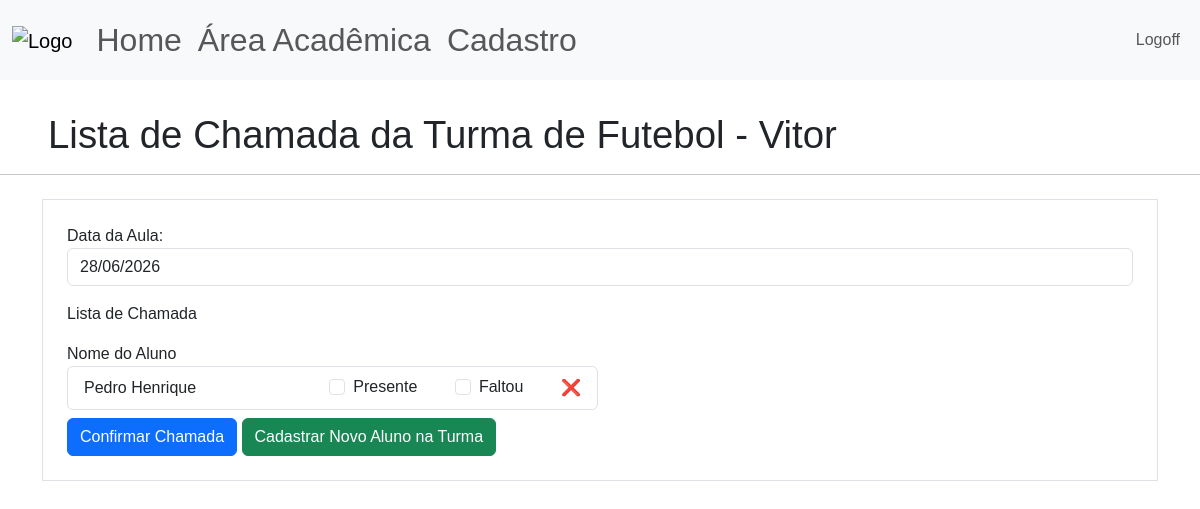
Screenshot of /area-academica/turmas/chamada/Turma de Futebol - Vitor (signed in) with the database file from the repository.
### site_verbo_amar/models.py (models this page shows)
class Turma(database.Model):
    id = database.Column(database.Integer, primary_key=True)
    nome_turma = database.Column(database.String, nullable=False, unique=True)
    id_professor = database.Column(database.Integer,nullable=False)
    id_atividade = database.Column(database.Integer,nullable=False)
    id_aluno = database.Column(database.String, nullable=False)

class Aluno(database.Model):
    id = database.Column(database.Integer, primary_key=True)
    nome_completo = database.Column(database.String, nullable=False)
    sexo = database.Column(database.String, nullable=False)
    data_nascimento = database.Column(database.DateTime, nullable=False)

### site_verbo_amar/routes.py (the view, shortened to what this page needs)
@app.route("/area-academica/turmas/chamada/<nome_turma>", methods=['GET','POST'])
@login_required
def carregar_chamada(nome_turma):
    turma = Turma.query.filter_by(nome_turma=nome_turma).first_or_404()
    if type(turma.id_aluno) == int:
        lista_id_alunos = [turma.id_aluno]
    else:
        lista_id_alunos = [id for id in turma.id_aluno.split(";") if id]
    lista_nomes_alunos = carregar_nomes_alunos(lista_id_alunos)
    form_chamada = FormChamada()
    return render_template('pag_chamada.html',
                           nome_turma=nome_turma,
                           form_chamada=form_chamada,
                           lista_nomes_alunos=lista_nomes_alunos)

### site_verbo_amar/forms.py
class FormChamada(FlaskForm):
    data_atual = StringField("Data da Aula: ", validators=[DataRequired(),
                                                           Regexp(r'^\d{2}/\d{2}/\d{4}',
                                                                  message="Use o formato DD/MM/AAAA")],
                                                                  render_kw={"placeholder":"DD/MM/AAAA"},
                                                            default=lambda: datetime.now().strftime("%d/%m/%Y"))
    alunos = BooleanField("Alunos:",)
    botao_submit_chamada = SubmitField("Confirmar Chamada")

### site_verbo_amar/models.py (called while the page is built)
@login_manager.user_loader
def load_user(id_usuario):
    return Usuario.query.get(int(id_usuario))

### site_verbo_amar/routes.py (called while the page is built)
def carregar_nomes_alunos(lista_id_alunos):
    lista_nomes_alunos = []
    for id in lista_id_alunos:
        aluno = Aluno.query.filter_by(id=id).first_or_404()
        if aluno:
            lista_nomes_alunos.append([aluno.nome_completo,aluno.id])
    return lista_nomes_alunos

### site_verbo_amar/templates/pag_chamada.html (shortened to what this page needs)
{% extends 'base.html' %}
{% block body %}
<div class = "d-flex align-items-center gap-1", style="padding-left: 3rem; padding-top: 2rem;">
    <h1 style="font-size: 2.4rem; font-weight: 500; line-height: 1.2; margin: 0;">Lista de Chamada da {{nome_turma}}</h1>
</div>
<hr>
<div class="container">
    <div class="row">
        <div class="col">
            <form method="POST", action="" class="border p-4 mt-2">
                <fieldset>
                    <div class="form-group">
                        {{form_chamada.data_atual.label(class="form-control-label")}}
                        {% if form_chamada.data_atual.errors %}
                            {{form_chamada.data_atual(class='form-control is-invalid')}}
                    </div>
                    <div class='invalid-feedback'>
                        {% for erro in form_chamada.data_atual.errors %}
                            {{erro}}
                        {% endfor %}
                    </div>
                        {% else %}
                            {{form_chamada.data_atual(class="form-control",placeholder='DD/MM/AAAA')}}
                        {% endif %}
                    <label>Lista de Chamada</label>
                    <div class="row g-1">
                        <div class="col">
                            <label>Nome do Aluno</label>
                            <ul class="list-group">
                                {% for aluno in lista_nomes_alunos %}
                                    <li class="list-group-item d-flex justify-content-between align-items-center">
                                        <span style="width: 45%">{{aluno[0]}}</span>
                                        <div class="form-check form-check-inline">
                                            <input class="form-check-input"
                                            type="checkbox" name="aluno" id="{{aluno}}_presente" value="{{aluno[1]}}|presente">
                                            <label class="form-control-label">Presente</label>
                                        </div>
                                        <div class="form-check form-check-inline">
                                            <input class="form-check-input"
                                            type="checkbox" name="aluno" id="{{aluno}}_faltou" value="{{aluno[1]}}|faltou">
                                            <label class="form-control-label">Faltou</label>
                                        </div>
                                        <span data-tooltip="Excluir Aluno">
                                            <a href="{{url_for('excluir_aluno',nome_aluno=aluno[0], id_aluno=aluno[1],turma=nome_turma)}}" style="text-decoration: none;">❌</a>
                                        </span>
                                    </li>
                                {% endfor %}
                            </ul>
                        </div>
                        <div class="col"></div>
                </fieldset>
            {{form_chamada.botao_submit_chamada(class="btn btn-primary mt-2")}}
            <a class="btn btn-success mt-2">Cadastrar Novo Aluno na Turma</a>
            </form>
        </div>
    </div>
</div>
{% endblock %}

### site_verbo_amar/templates/base.html (shortened to what this page needs)
<!DOCTYPE html>
<html lang="pt-br">
<head>
    <link href="https://cdn.jsdelivr.net/npm/bootstrap@5.3.8/dist/css/bootstrap.min.css" rel="stylesheet">
    <link rel="stylesheet" type="text/css" href="{{url_for('static', filename='main.css')}}">
</head>
<body>
    {% include 'navbar.html'%}
    {% block body %}
    {% endblock %}
</body>
</html>

### site_verbo_amar/templates/navbar.html (shortened to what this page needs)
<nav class="navbar navbar-expand-lg bg-body-tertiary">
  <div class="container-fluid">
    <a class="navbar-brand" href="{{ url_for('home')}}">
      <img src = "{{url_for('static', filename='logo.png')}}", height="100", alt="Logo">
    </a>
    <ul class="navbar-nav me-auto mb-2 mb-lg-0" style="font-size: 2rem;">
        {% if current_user.is_authenticated %}
          <li class="nav-item">
            <a class="nav-link" href="{{ url_for('home') }}">Home</a>
          </li>
          <li class="nav-item">
            <a class="nav-link" href="{{ url_for('area_academica') }}">Área Acadêmica</a>
          </li>
          <li class="nav-item">
            <a class="nav-link" href="{{ url_for('cadastro') }}">Cadastro</a>
          </li>
         {% endif %}
      </ul>
      <ul class="d-flex navbar-nav">
        {% if current_user.is_authenticated %}
            <li class="nav-item">
              <a class="nav-link" href="{{ url_for('sair') }}">Logoff</a>
            </li>
        {% else %}
          <li class="nav-item">
            <a class="nav-link" href="{{ url_for('login') }}">Login</a>
          </li>
        {% endif %}
      </ul>
    </div>
</nav>

### site_verbo_amar/static/main.css (style rules this page uses)
* { font-family:'Poppins', sans-serif; }

### rows the page displays
Turma: nome_turma "Turma de Futebol - Vitor"
Aluno: nome_completo "Pedro Henrique"
